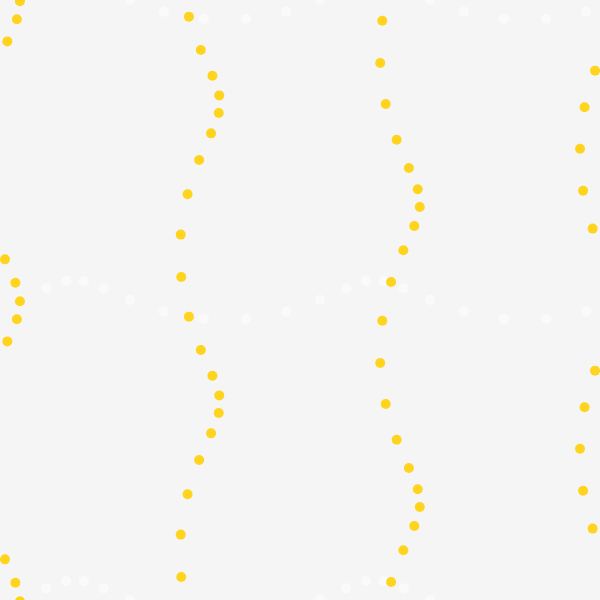
Frame 1 (no input)
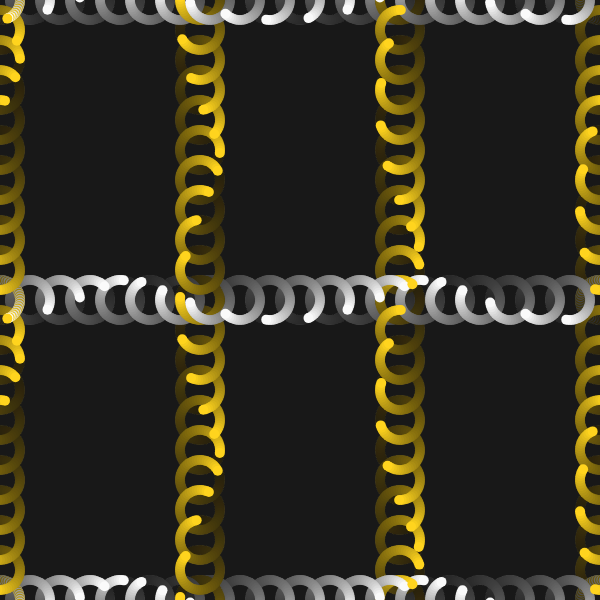
Frame 60 (no input)
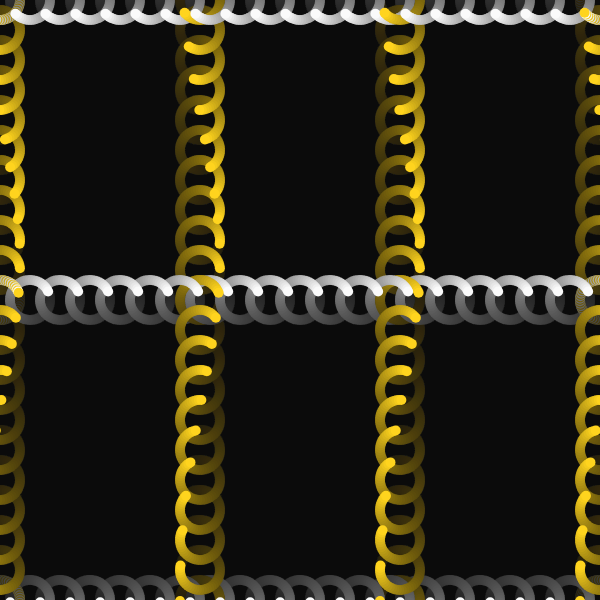
Frame 120 (the mouse pressed at the canvas centre since frame 60)

The p5.js sketch that drew these frames (run headless with seeded random() and noise() and a simulated clock; from frame 60 on, the mouse is pressed at the canvas centre):

// p5.js sketch
// ── sketch.js

//let wave;

function setup() {
  createCanvas(600, 600);
  wave = new Wave();

}

function draw() {
  background(10, 10); 
  

  wave.render();
  wave.render2();

}

// ── wave.js
let t = 0; // time variable
class Wave {
  
  
  
  render(){
    
  noStroke();
  fill(250, 250, 250);
      // make a x and y grid of ellipses
  for (let x = 0; x <= width; x = x + 30) {
    for (let y = 0; y <= height; y = y + 300)  {
      // starting point of each circle depends on mouse position
      const xAngle = map(mouseX, 0, width, -4 * PI, 4 * PI, true);
      const yAngle = map(mouseY, 0, height, -4 * PI, 4 / PI, true);
      // and also varies based on the particle's location
      const angle = xAngle * (x / width) + yAngle * (y / height);

      // each particle moves in a circle
      const myX = x + 20 * cos(2 * PI * t + angle);
      const myY = y + 20 * sin(2 * PI * t + angle);

      ellipse(myX, myY, 10); // draw particle
    }
  }

  t = t + 0.01; // update time
  
  
  
  
  
  
  
  }
  
    render2(){
      
      if (keyIsPressed == true){
    
  noStroke();  
  fill(255, 87, 150);
      // make a x and y grid of ellipses
  for (let x = 0; x <= width; x = x + 20) {
    for (let y = 0; y <= height; y = y + 300) {
      const xAngle = map(mouseX, 0, width, -4 * PI, 4 * PI, true);
      const yAngle = map(mouseY, 0, height, -4 * PI, 4 / PI, true);
      // and also varies based on the particle's location
      const angle = xAngle * (x / width) + yAngle * (y / height);

      
      const myX = x + 20 * cos(2 * PI * t + angle);
      const myY = y + 20 * tan(2 * PI * t + angle);

      rect(myX, myY, 15, 3,20); // draw particle
    }
  }

  t = t + 0.01; // update time
  
  } 
      else {
      
        noStroke();
  fill(255, 212, 30);
      // make a x and y grid of ellipses
  for (let x = 0; x <= width; x = x + 200) {
    for (let y = 0; y <= height; y = y + 30) {
      // starting point of each circle depends on mouse position
      const xAngle = map(mouseX, 0, width, -4 * PI, 4 * PI, true);
      const yAngle = map(mouseY, 0, height, -4 * PI, 4 / PI, true);
      // and also varies based on the particle's location
      const angle = xAngle * (x / height) + yAngle * (y / width);

      // each particle moves in a circle
      const myX = x + 20 * cos(2 * PI * t + angle);
      const myY = y + 20 * sin(2 * PI * t + angle);

      ellipse(myX, myY, 10); // draw particle
    }
  }

  t = t + 0.01; // update time
      
      
      
      
      }
  
  
}
  
}
